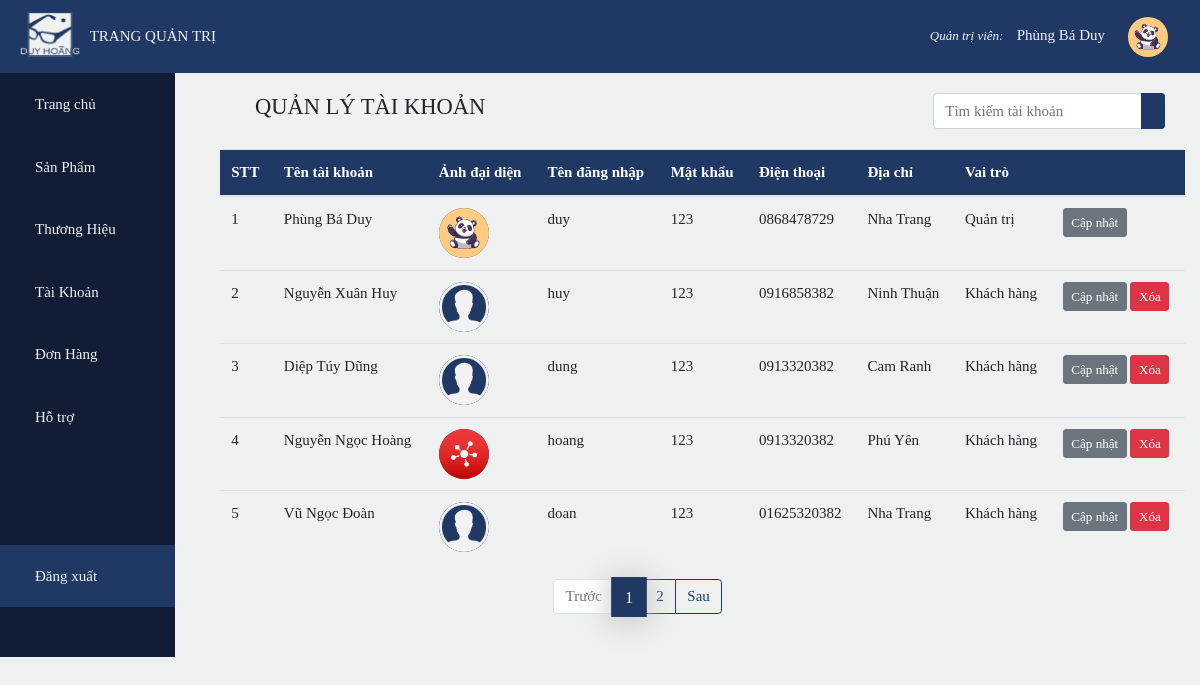
The app's page /admin/index.php?page=a&pg=1 (signed in) with its own data.
### tables this page shows
CREATE TABLE `account` (
  `id` int(11) NOT NULL,
  `name` varchar(50) DEFAULT NULL,
  `username` varchar(50) DEFAULT NULL,
  `password` varchar(50) DEFAULT NULL,
  `admin` bit(1) DEFAULT NULL,
  `phone` varchar(20) DEFAULT NULL,
  `address` varchar(255) DEFAULT NULL,
  `image` varchar(50) DEFAULT 'avatar.png'
);

### admin/account/account.php (the view, shortened to what this page needs)
<?php
    require_once('../db_config/db_connect.php');
    $sql_qty = 'select count(id) as qty from account';
    $result_qty = mysqli_query($conn,$sql_qty);
    $row = mysqli_fetch_array($result_qty);
    $total_Product = $row['qty'];
    $product_perPage = 5;
    $total_Page = ceil($total_Product / $product_perPage);
    if(isset($_GET['pg']))
        $current_Page = $_GET['pg'];
    $index = ($current_Page - 1)*$product_perPage;
    $sql = 'Select * from account limit '.$index.', '.$product_perPage.'';
    $result = mysqli_query($conn,$sql);
?>
<div class="container detail">
    <div class="top">
        <h4 class="text-color"><i class="fa fa-user"></i> QUẢN LÝ TÀI KHOẢN</h4>
        <form action="" method="get">
            <div class="input-group">
                <input type="text" name="s" class="form-control" placeholder="Tìm kiếm tài khoản" value="<?php if(isset($s)) echo $s ?>">
                <div class="input-group-append">
                    <button class="btn btn-color" name="submit" type="submit">
                    </button>
                </div>
            </div>
        </form>
    </div>
    <table class="table">
        <thead class="bg-color text-white">
            <tr>
                <th>STT</th>
                <th>Tên tài khoản</th>
                <th>Ảnh đại diện</th>
                <th>Tên đăng nhập</th>
                <th>Mật khẩu</th>
                <th>Điện thoại</th>
                <th>Địa chỉ</th>
                <th>Vai trò</th>
                <th colspan="2"></th>
            </tr>
        </thead>
        <tbody>
            <?php
                $i = 1;
                while($row = mysqli_fetch_array($result))
                {
                    echo '
                    <tr>
                        <td>'.$i++.'</td>
                        <td>'.$row['name'].'</td>
                        <td><img class="avt_user" src="../img/'.$row['image'].'"/></td>
                        <td>'.$row['username'].'</td>
                        <td>'.$row['password'].'</td>
                        <td>'.$row['phone'].'</td>
                        <td>'.$row['address'].'</td>';
                        if($row['admin']==1)
                            echo'<td>Quản trị</td>';
                        else echo '<td>Khách hàng</td>';
                        echo '
                        <td>
                            <a class="btn btn-sm btn-secondary" href="index.php?page=au&id='.$row['id'].'">Cập nhật</a>';
                            if($row['admin']!=1)
                            echo '<a class="btn btn-sm btn-danger ml-1" href="account/delete.php?id='.$row['id'].'">Xóa</a>
                        </td>
                    </tr>';
                }
            ?>
        </tbody>
    </table>
</div>
<ul class="pagination mx-auto" style="width: 30%">
        <?php
            if(!empty($s))
            {
                    if($_GET['pg']>1)
                    echo '
                    <li class="page-item">
                        <a class="page-link" href="?page=a&pg='.($_GET['pg']-1).'&s='.$s.'&submit=">Trước</a>
                    </li>';
                else echo '
                    <li class="page-item disabled">
                        <a class="page-link" href="#">Trước</a>
                    </li>';
                for($i=1;$i<=$total_Page;$i++)
                {
                    if($i==$_GET['pg'])
                    echo '
                    <li class="page-item active">
                        <a class="page-link" href="?page=a&pg='.$i.'&s='.$s.'&submit=">'.$i.'<span class="sr-only">(current)</span></a>
                    </li>';
                    else echo '<li class="page-item"><a class="page-link" href="?page=a&pg='.$i.'&s='.$s.'&submit=">'.$i.'</a></li>';
                }
                if($_GET['pg']<$total_Page)
                    echo '
                    <li class="page-item">
                        <a class="page-link" href="?page=a&pg='.($_GET['pg']+1).'&s='.$s.'&submit=">Sau</a>
                    </li>';
                else echo '
                    <li class="page-item disabled">
                        <a class="page-link" href="#">Sau</a>
                    </li>';
            }
            else{
                    if($_GET['pg']>1)
                    echo '
                    <li class="page-item">
                        <a class="page-link" href="?page=a&pg='.($_GET['pg']-1).'">Trước</a>
                    </li>';
                else echo '
                    <li class="page-item disabled">
                        <a class="page-link" href="#">Trước</a>
                    </li>';
                for($i=1;$i<=$total_Page;$i++)
                {
                    if($i==$_GET['pg'])
                    echo '
                    <li class="page-item active">
                        <a class="page-link" href="?page=a&pg='.$i.'">'.$i.'<span class="sr-only">(current)</span></a>
                    </li>';
                    else echo '<li class="page-item"><a class="page-link" href="?page=a&pg='.$i.'">'.$i.'</a></li>';
                }
                if($_GET['pg']<$total_Page)
                    echo '
                    <li class="page-item">
                        <a class="page-link" href="?page=a&pg='.($_GET['pg']+1).'">Sau</a>
                    </li>';
                else echo '
                    <li class="page-item disabled">
                        <a class="page-link" href="#">Sau</a>
                    </li>';
            }
        ?>
</ul>

### admin/style.css (style rules this page uses)
:root { --mainColor:#203864; --bgColor:#eff1f0; }
* { font-family: Bahnschrift Light; font-size: 15px; scroll-behavior: smooth; box-sizing: border-box; }
body { background-color: var(--bgColor); }
.avt_user { height: 50px !important; width: 50px !important; border-radius: 50%; object-fit: cover; background-color: #203864 !important; }
.page-item.active .page-link { color: var(--bgColor); background-color: var(--mainColor); border-color: var(--mainColor); -webkit-box-shadow: 0px 3px 21px 5px rgba(202, 201, 201, 0.81); box-shadow: 0px 3px 21px 5px rgba(202, 201, 201, 0.81); transform: scale(1.1,1.1); }
.page-link { background-color:var(--bgColor); color: var(--mainColor); border-color: var(--mainColor); }
.bg-color { background-color: var(--mainColor); }
.btn-color { color: white; background-color: var(--mainColor); }
img { max-width: 70px !important; height: auto; }
.top { display: flex; padding: 20px; justify-content: space-between; }

### records on screen
account: name "Phùng Bá Duy", image (picture), username "duy", password "123", phone "0868478729", address "Nha Trang", admin "Quản trị"
account: name "Nguyễn Xuân Huy", image (placeholder picture), username "huy", password "123", phone "0916858382", address "Ninh Thuận", shows "Khách hàng"
account: name "Diệp Túy Dũng", image (placeholder picture), username "dung", password "123", phone "0913320382", address "Cam Ranh", shows "Khách hàng"
account: name "Nguyễn Ngọc Hoàng", image (picture), username "hoang", password "123", phone "0913320382", address "Phú Yên", shows "Khách hàng"
account: name "Vũ Ngọc Đoàn", image (placeholder picture), username "doan", password "123", phone "01625320382", address "Nha Trang", shows "Khách hàng"

### other values on screen
$_SESSION['name'] "Phùng Bá Duy"
